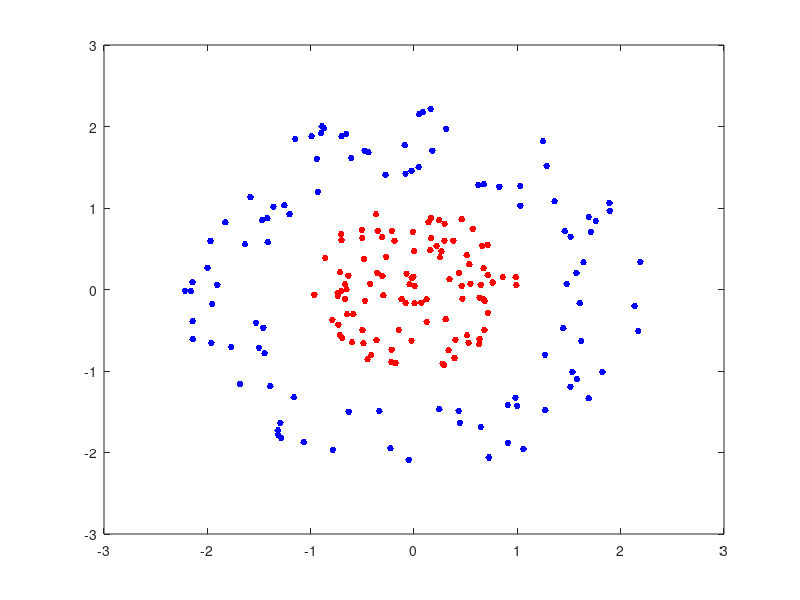

Here is the MATLAB script that generated this plot: (Note: this script raises an error after producing the figure.)
%Question 2

%% Data Generation
rng(1); % For reproducibility
r = sqrt(rand(100,1)); % Radius
t = 2*pi*rand(100,1); % Angle
data1 = [r.*cos(t), r.*sin(t)]; % Points
r2 = sqrt(3*rand(100,1)+2); % Radius
t2 = 2*pi*rand(100,1); % Angle
data2 = [r2.*cos(t2), r2.*sin(t2)]; % points

%Data Visualization
h = [];
figure;
h(1)=plot(data1(:,1),data1(:,2),'r.','MarkerSize',15);
hold on
h(2)= plot(data2(:,1),data2(:,2),'b.','MarkerSize',15);
h(3)=ezpolar(@(x)1);ezpolar(@(x)2);
legend(h,{'-1','+1','Decision Boundary'})
axis equal
hold off

%Data Aggregation
data3 = [data1;data2];
theclass = ones(200,1);
theclass(1:100) = -1;


%Question 2 Subpart A
n = size(data3,1);
k = (data3*data3').^2;
[alpha , b] = kernPercGD(data3,theclass);
output_label = k*(alpha.*theclass) + b;
output_label = sign(output_label);
error = (100 - 100*sum(theclass==output_label)/n);
fprintf('\n Question 2 Subpart A Error Rate on Training data = %d \t', error);
%Plotting 
d = 0.02;
[x1Grid,x2Grid] = meshgrid(min(data3(:,1)):d:max(data3(:,1)),min(data3(:,2)):d:max(data3(:,2)));
xGrid = [x1Grid(:),x2Grid(:)];

k = (xGrid*(data3.')).^2;
%n = size(xGrid, 1);
mesh_y = k*(alpha.*theclass) + b;

figure;
h(1:2) = gscatter(data3(:,1),data3(:,2),theclass,'rb','.');
hold on
contour(x1Grid,x2Grid,reshape(mesh_y,size(x1Grid)),[0 0],'k');
legend(h,{'-1','+1','Decision Boundary'})
axis equal
hold off

%% Question 2 Subpart B
%Train the SVM Classifier
h = [];
%BoxConstraint 0.0001
cl = fitcsvm(data3,theclass,'KernelFunction','polynomial','BoxConstraint',1e-4,'ClassNames',[-1,1]);

%BoxConstraint 1
c2 =fitcsvm(data3,theclass,'KernelFunction','polynomial','BoxConstraint',1,'ClassNames',[-1,1]);

%Box Constraint Inf
c3 = fitcsvm(data3,theclass,'KernelFunction','polynomial','BoxConstraint',Inf,'ClassNames',[-1,1]);

% Predict scores over the grid
d = 0.02;
[x1Grid,x2Grid] = meshgrid(min(data3(:,1)):d:max(data3(:,1)),...
    min(data3(:,2)):d:max(data3(:,2)));
xGrid = [x1Grid(:),x2Grid(:)];
[~,scores] = predict(cl,xGrid);
[~,scores1] = predict(c2,xGrid);
[~,scoresInf] = predict(c3,xGrid);

% Plot the data and the decision boundary
figure;
h(1:2) = gscatter(data3(:,1),data3(:,2),theclass,'rb','.');
hold on
ezpolar(@(x)1);
h(3) = plot(0,0,'co');
h(4) = plot(data3(cl.IsSupportVector,1),data3(cl.IsSupportVector,2),'ko');
h(5) = plot(data3(c2.IsSupportVector,1),data3(c2.IsSupportVector,2),'go');
h(6) = plot(data3(c3.IsSupportVector,1),data3(c3.IsSupportVector,2),'yo');

contour(x1Grid,x2Grid,reshape(mesh_y,size(x1Grid)),[0 0],'c');
contour(x1Grid,x2Grid,reshape(scores(:,2),size(x1Grid)),[0 0],'k');
contour(x1Grid,x2Grid,reshape(scores1(:,2),size(x1Grid)),[0 0],'g');
contour(x1Grid,x2Grid,reshape(scoresInf(:,2),size(x1Grid)),[0 0],'y');
legend(h,{'-1','+1','My Kernel Boundary','fitcsvm Boundary, BoxConstraint 0.0001','Support Vectors,BoxConstraint 1','Support Vectors,BoxConstraint Inf'});
axis equal
hold off


%% Question 2 Subpart C

%Digit 4 & 9 
data = load('optdigits49_train.txt');
train_data = data(:,1:size(data,2)-1);
train_label = data(:,size(data,2));
data = load('optdigits49_test.txt');
test_data = data(:,1:size(data,2)-1);
test_label = data(:,size(data,2));

n = size(train_data,1);

[alpha , b] = kernPercGD(train_data,train_label);
%Train Data
k = (train_data*train_data').^2;
output_label = k*(alpha.*train_label) + b;
output_label = sign(output_label);

error = (100 - 100*sum(train_label==output_label)/n);
fprintf('\n Question 2 Subpart C Error Rate on Training data (4,9) = %f \t', error);

%Test Data
n = size(test_data,1);
k = (test_data*train_data').^2;
output_label = k*(alpha.*train_label) + b;
output_label = sign(output_label);

error = (100 - 100*sum(test_label==output_label)/n);
fprintf('\n Question 2 Subpart c Error Rate on Test data (4,9) = %f \t', error);

% Digit 7 & 9
data = load('optdigits79_train.txt');
train_data = data(:,1:size(data,2)-1);
train_label = data(:,size(data,2));
data = load('optdigits79_test.txt');
test_data = data(:,1:size(data,2)-1);
test_label = data(:,size(data,2));

n = size(train_data,1);

[alpha , b] = kernPercGD(train_data,train_label);
%Train Data
k = (train_data*train_data').^2;
output_label = k*(alpha.*train_label) + b;
output_label = sign(output_label);

error = (100 - 100*sum(train_label==output_label)/n);
fprintf('\n Question 2 Subpart C Error Rate on Training data (7,9) = %f \t', error);

%Test Data
n = size(test_data,1);
k = (test_data*train_data').^2;
output_label = k*(alpha.*train_label) + b;
output_label = sign(output_label);

error = (100 - 100*sum(test_label==output_label)/n);
fprintf('\n Question 2 Subpart C Error Rate on Test data (7,9) = %f \t', error);
